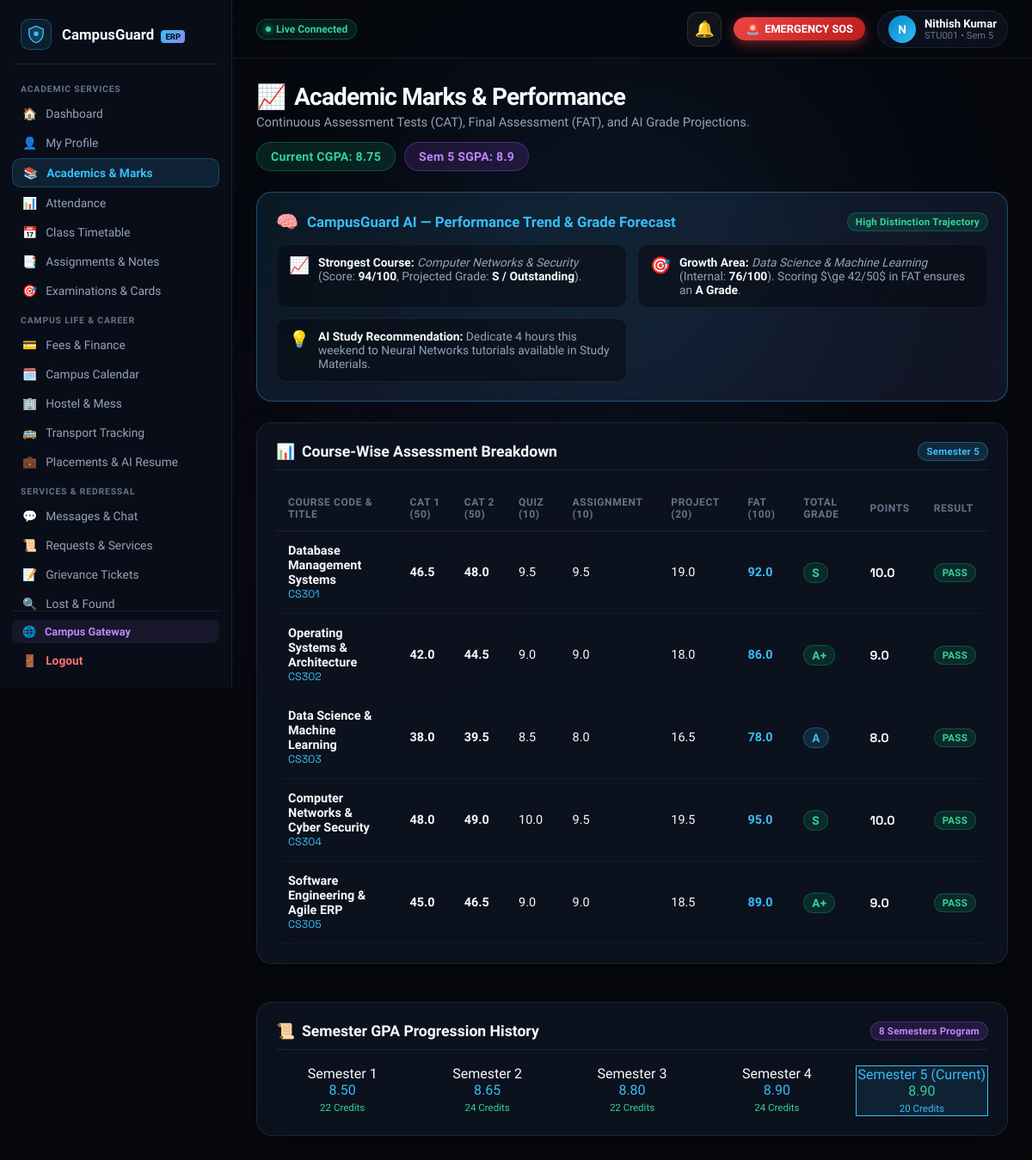
Before: /student/marks (signed in) with the older database file.
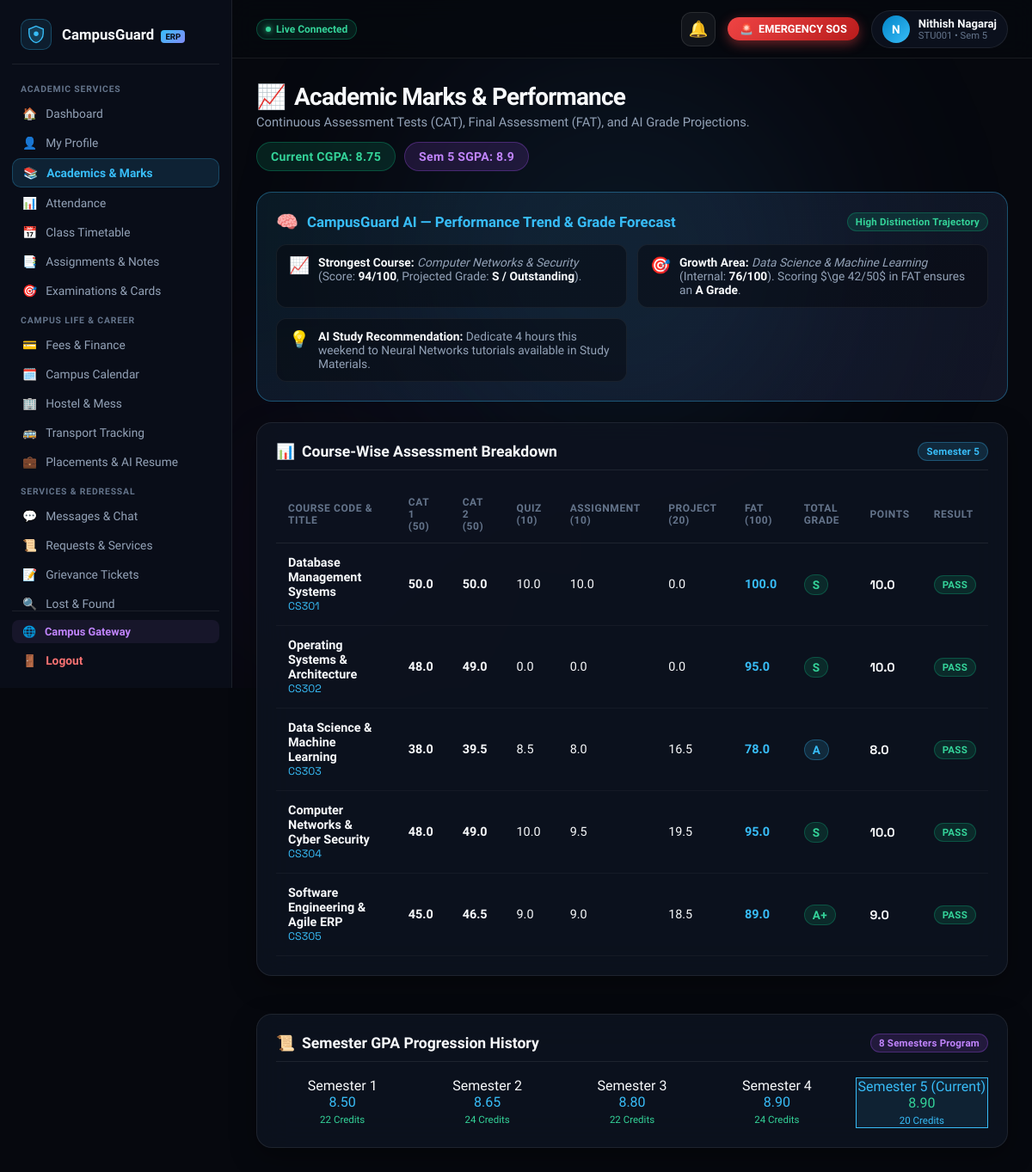
After: the same page with the newer database file.
### tables this page shows
CREATE TABLE students (
            id INTEGER PRIMARY KEY AUTOINCREMENT,
            name TEXT NOT NULL,
            register_number TEXT UNIQUE NOT NULL,
            email TEXT NOT NULL,
            password_hash TEXT NOT NULL,
            department TEXT NOT NULL,
            year INTEGER NOT NULL,
            profile_image TEXT DEFAULT '',
            created_at TIMESTAMP DEFAULT CURRENT_TIMESTAMP
        , phone TEXT DEFAULT '+91 98765 43210', join_date TEXT DEFAULT '2023-08-01', cgpa REAL DEFAULT 8.75, program TEXT DEFAULT 'B.Tech', semester INTEGER DEFAULT 5, section TEXT DEFAULT 'A', dob TEXT DEFAULT '2004-05-14', address TEXT DEFAULT '#42, Green Avenue, Tech City, Karnataka 560001', parent_name TEXT DEFAULT 'R. S. Kumar', parent_phone TEXT DEFAULT '+91 94440 12345', sgpa REAL DEFAULT 8.90, earned_credits INTEGER DEFAULT 112, total_credits INTEGER DEFAULT 160, status TEXT DEFAULT 'ACTIVE');

CREATE TABLE marks (
            id INTEGER PRIMARY KEY AUTOINCREMENT,
            student_id INTEGER NOT NULL,
            course_code TEXT NOT NULL,
            course_name TEXT NOT NULL,
            cat1 REAL NOT NULL,
            cat2 REAL NOT NULL,
            quiz REAL NOT NULL,
            assignment REAL NOT NULL,
            project REAL NOT NULL,
            fat REAL NOT NULL,
            grade TEXT NOT NULL,
            grade_points REAL NOT NULL,
            status TEXT DEFAULT 'PASS', internal_assessment REAL DEFAULT 0, practical_marks REAL DEFAULT 0, lab_marks REAL DEFAULT 0, is_draft INTEGER DEFAULT 0, published_at TIMESTAMP,
            FOREIGN KEY (student_id) REFERENCES students (id)
        );

### routes/student.py (the view)
@student_bp.route('/student/marks')
@student_required
def student_marks(student):
    conn = get_db_connection()
    marks = conn.execute("SELECT * FROM marks WHERE student_id = ?", (student['id'],)).fetchall()
    conn.close()
    return render_template('student/marks.html', student=student, marks=marks, active_page='marks')

### templates/student/marks.html (shortened to what this page needs)
{% extends "student/base_student.html" %}
{% block student_content %}
<div class="page-header-block">
    <div class="page-title-group">
        <h1><span>📈</span> Academic Marks &amp; Performance</h1>
        <p>Continuous Assessment Tests (CAT), Final Assessment (FAT), and AI Grade Projections.</p>
    </div>
    <div style="display: flex; gap: 10px;">
        <span class="badge badge-green" style="font-size: 0.88rem; padding: 8px 16px;">Current CGPA: {{ student.cgpa|default('8.75') }}</span>
        <span class="badge badge-purple" style="font-size: 0.88rem; padding: 8px 16px;">Sem 5 SGPA: {{ student.sgpa|default('8.90') }}</span>
    </div>
</div>
<section class="ai-insights-card">
    <div class="ai-insights-header">
        <div style="display: flex; align-items: center; gap: 10px;">
            <span style="font-size: 1.3rem;">🧠</span>
            <h3 style="font-size: 1.05rem; font-weight: 700; color: #38bdf8;">CampusGuard AI — Performance Trend &amp; Grade Forecast</h3>
        </div>
        <span class="badge badge-green">High Distinction Trajectory</span>
    </div>
    <div class="ai-insights-list">
        <div class="ai-insight-item">
            <span style="font-size: 1.2rem;">📈</span>
            <div>
                <strong>Strongest Course:</strong> <em>Computer Networks &amp; Security</em> (Score: <strong>94/100</strong>, Projected Grade: <strong>S / Outstanding</strong>).
            </div>
        </div>
        <div class="ai-insight-item">
            <span style="font-size: 1.2rem;">🎯</span>
            <div>
                <strong>Growth Area:</strong> <em>Data Science &amp; Machine Learning</em> (Internal: <strong>76/100</strong>). Scoring $\ge 42/50$ in FAT ensures an <strong>A Grade</strong>.
            </div>
        </div>
        <div class="ai-insight-item">
            <span style="font-size: 1.2rem;">💡</span>
            <div>
                <strong>AI Study Recommendation:</strong> Dedicate 4 hours this weekend to Neural Networks tutorials available in Study Materials.
            </div>
        </div>
    </div>
</section>
<section class="content-card">
    <div class="card-header-row">
        <h2 class="card-heading"><span>📊</span> Course-Wise Assessment Breakdown</h2>
        <span class="badge badge-cyan">Semester 5</span>
    </div>
    <div class="table-responsive">
        <table class="portal-table">
            <thead>
                <tr>
                    <th>Course Code &amp; Title</th>
                    <th>CAT 1 (50)</th>
                    <th>CAT 2 (50)</th>
                    <th>Quiz (10)</th>
                    <th>Assignment (10)</th>
                    <th>Project (20)</th>
                    <th>FAT (100)</th>
                    <th>Total Grade</th>
                    <th>Points</th>
                    <th>Result</th>
                </tr>
            </thead>
            <tbody>
                {% for m in marks %}
                <tr>
                    <td>
                        <div style="font-weight: 700; color: var(--text-primary);">{{ m.course_name }}</div>
                        <div style="font-size: 0.78rem; color: var(--student-primary); font-family: var(--font-mono);">{{ m.course_code }}</div>
                    </td>
                    <td><strong>{{ m.cat1 }}</strong></td>
                    <td><strong>{{ m.cat2 }}</strong></td>
                    <td>{{ m.quiz }}</td>
                    <td>{{ m.assignment }}</td>
                    <td>{{ m.project }}</td>
                    <td><strong style="color: #38bdf8;">{{ m.fat }}</strong></td>
                    <td>
                        <span class="badge {% if m.grade in ['S', 'A+'] %}badge-green{% elif m.grade in ['A', 'B+'] %}badge-cyan{% else %}badge-yellow{% endif %}" style="font-size: 0.85rem;">
                            {{ m.grade }}
                        </span>
                    </td>
                    <td><strong style="font-family: var(--font-mono);">{{ m.grade_points }}</strong></td>
                    <td>
                        <span class="badge badge-green">PASS</span>
                    </td>
                </tr>
                {% endfor %}
            </tbody>
        </table>
    </div>
</section>
<section class="content-card" style="margin-top: 20px;">
    <div class="card-header-row">
        <h2 class="card-heading"><span>📜</span> Semester GPA Progression History</h2>
        <span class="badge badge-purple">8 Semesters Program</span>
    </div>
    <div style="display: grid; grid-template-columns: repeat(auto-fit, minmax(130px, 1fr)); gap: 14px; text-align: center;">
        <div class="stat-box">
            <div class="stat-box-label">Semester 1</div>
            <div class="stat-box-num" style="color: #38bdf8;">8.50</div>
            <span style="font-size: 0.72rem; color: #34d399;">22 Credits</span>
        </div>
        <div class="stat-box">
            <div class="stat-box-label">Semester 2</div>
            <div class="stat-box-num" style="color: #38bdf8;">8.65</div>
            <span style="font-size: 0.72rem; color: #34d399;">24 Credits</span>
        </div>
        <div class="stat-box">
            <div class="stat-box-label">Semester 3</div>
            <div class="stat-box-num" style="color: #38bdf8;">8.80</div>
            <span style="font-size: 0.72rem; color: #34d399;">22 Credits</span>
        </div>
        <div class="stat-box">
            <div class="stat-box-label">Semester 4</div>
            <div class="stat-box-num" style="color: #38bdf8;">8.90</div>
            <span style="font-size: 0.72rem; color: #34d399;">24 Credits</span>
        </div>
        <div class="stat-box" style="border: 1px solid var(--student-primary); background: rgba(56,189,248,0.1);">
            <div class="stat-box-label" style="color: #38bdf8;">Semester 5 (Current)</div>
            <div class="stat-box-num" style="color: #34d399;">8.90</div>
            <span style="font-size: 0.72rem; color: #38bdf8;">20 Credits</span>
        </div>
    </div>
</section>
{% endblock %}

### templates/student/base_student.html (shortened to what this page needs)
<!DOCTYPE html>
<html lang="en">
<head>
    <link rel="stylesheet" href="{{ url_for('static', filename='css/student-portal.css') }}">
    <link rel="stylesheet" href="{{ url_for('static', filename='css/campusguard-toast.css') }}">
    <link rel="stylesheet" href="{{ url_for('static', filename='css/emergency.css') }}">
</head>
<body>
    <div class="ambient-background" aria-hidden="true">
        <div class="glow-orb orb-primary"></div>
        <div class="glow-orb orb-secondary"></div>
    </div>
    <div class="portal-layout">
        <aside class="sidebar" id="student-sidebar" aria-label="Student Navigation">
            <a href="{{ url_for('student_dashboard') }}" class="sidebar-brand">
                <div class="brand-icon">
                    <svg width="22" height="22" viewBox="0 0 32 32" fill="none" xmlns="http://www.w3.org/2000/svg">
                        <path d="M16 2L4 7V14C4 22 9.5 28.5 16 30C22.5 28.5 28 22 28 14V7L16 2Z" fill="#38bdf8" fill-opacity="0.2" stroke="#38bdf8" stroke-width="2"/>
                        <circle cx="16" cy="15" r="4" fill="#38bdf8"/>
                    </svg>
                </div>
                <span class="brand-name">CampusGuard <span class="brand-badge">ERP</span></span>
            </a>
            <nav class="sidebar-nav">
                <span class="nav-category">Academic Services</span>
                <a href="{{ url_for('student_dashboard') }}" class="nav-link {% if active_page == 'dashboard' %}active{% endif %}" id="nav-dashboard">
                    <span>🏠</span> <span class="nav-text">Dashboard</span>
                </a>
                <a href="{{ url_for('student_profile') }}" class="nav-link {% if active_page == 'profile' %}active{% endif %}" id="nav-profile">
                    <span>👤</span> <span class="nav-text">My Profile</span>
                </a>
                <a href="{{ url_for('student_academics') }}" class="nav-link {% if active_page == 'academics' or active_page == 'marks' %}active{% endif %}" id="nav-academics">
                    <span>📚</span> <span class="nav-text">Academics &amp; Marks</span>
                </a>
                <a href="{{ url_for('student_attendance') }}" class="nav-link {% if active_page == 'attendance' %}active{% endif %}" id="nav-attendance">
                    <span>📊</span> <span class="nav-text">Attendance</span>
                </a>
                <a href="{{ url_for('student_timetable') }}" class="nav-link {% if active_page == 'timetable' %}active{% endif %}" id="nav-timetable">
                    <span>📅</span> <span class="nav-text">Class Timetable</span>
                </a>
                <a href="{{ url_for('student_assignments') }}" class="nav-link {% if active_page == 'assignments' %}active{% endif %}" id="nav-assignments">
                    <span>📑</span> <span class="nav-text">Assignments &amp; Notes</span>
                </a>
                <a href="{{ url_for('student_examinations') }}" class="nav-link {% if active_page == 'examinations' %}active{% endif %}" id="nav-examinations">
                    <span>🎯</span> <span class="nav-text">Examinations &amp; Cards</span>
                </a>
                <span class="nav-category">Campus Life &amp; Career</span>
                <a href="{{ url_for('student_fees') }}" class="nav-link {% if active_page == 'fees' %}active{% endif %}" id="nav-fees">
                    <span>💳</span> <span class="nav-text">Fees &amp; Finance</span>
                </a>
                <a href="{{ url_for('student_calendar') }}" class="nav-link {% if active_page == 'calendar' %}active{% endif %}" id="nav-calendar">
                    <span>🗓️</span> <span class="nav-text">Campus Calendar</span>
                </a>
                <a href="{{ url_for('student_hostel') }}" class="nav-link {% if active_page == 'hostel' %}active{% endif %}" id="nav-hostel">
                    <span>🏢</span> <span class="nav-text">Hostel &amp; Mess</span>
                </a>
                <a href="{{ url_for('student_transport') }}" class="nav-link {% if active_page == 'transport' %}active{% endif %}" id="nav-transport">
                    <span>🚌</span> <span class="nav-text">Transport Tracking</span>
                </a>
                <a href="{{ url_for('student_placements') }}" class="nav-link {% if active_page == 'placements' %}active{% endif %}" id="nav-placements">
                    <span>💼</span> <span class="nav-text">Placements &amp; AI Resume</span>
                </a>
                <span class="nav-category">Services &amp; Redressal</span>
                <a href="{{ url_for('student_messages') }}" class="nav-link {% if active_page == 'messages' %}active{% endif %}" id="nav-messages">
                    <span>💬</span> <span class="nav-text">Messages &amp; Chat</span>
                </a>
                <a href="{{ url_for('student_requests') }}" class="nav-link {% if active_page == 'requests' %}active{% endif %}" id="nav-requests">
                    <span>📜</span> <span class="nav-text">Requests &amp; Services</span>
                </a>
                <a href="{{ url_for('student_complaints') }}" class="nav-link {% if active_page == 'complaints' %}active{% endif %}" id="nav-complaints">
                    <span>📝</span> <span class="nav-text">Grievance Tickets</span>
                </a>
                <a href="{{ url_for('student_lost_found') }}" class="nav-link {% if active_page == 'lost_found' %}active{% endif %}" id="nav-lost-found">
                    <span>🔍</span> <span class="nav-text">Lost &amp; Found</span>
                </a>
            </nav>
            <div class="sidebar-footer">
                <a href="/" class="admin-switch-link" title="Open Campus Gateway">
                    <span>🌐</span> <span>Campus Gateway</span>
                </a>
                <a href="{{ url_for('student_logout') }}" class="logout-link" id="btn-logout" aria-label="Sign out">
                    <span>🚪</span> <span>Logout</span>
                </a>
            </div>
        </aside>
        <div class="main-wrapper">
            <header class="topbar">
                <div class="topbar-left">
                    <div class="conn-status-pill">
                        <span class="conn-dot"></span>
                        <span>Live Connected</span>
                    </div>
                </div>
                <div class="topbar-right">
                    <div class="notif-bell-wrapper">
                        <button type="button" class="notif-bell-btn" id="notif-bell-btn" aria-label="View notifications">
                            <span>🔔</span>
                        </button>
                    </div>
                    <a href="{{ url_for('student_emergency') }}" class="topbar-quick-sos" id="topbar-sos-btn" title="Instant Emergency Distress Beacon" onclick="handleTopbarSOSClick(event)">
                        <span>🚨</span> EMERGENCY SOS
                    </a>
                    <a href="{{ url_for('student_profile') }}" class="user-avatar-pill" title="View Profile">
                        <div class="avatar-circle">
                            {{ student.name[0]|upper if student else 'S' }}
                        </div>
                        <div class="user-meta-top">
                            <span class="user-name-top">{{ student.name if student else 'Student' }}</span>
                            <span class="user-role-top">{{ student.register_number if student else '' }} • Sem {{ student.semester|default(5) }}</span>
                        </div>
                    </a>
                </div>
            </header>
            <main class="portal-content">
                {% block student_content %}{% endblock %}
            </main>
        </div>
    </div>
</body>
</html>

Changed rows visible on the page:
changed students "STU001": name "Nithish Kumar" → "Nithish Nagaraj"
changed marks "Database Management Systems": cat1 "46.5" → "50.0"; cat2 "48.0" → "50.0"; quiz "9.5" → "10.0"; assignment "9.5" → "10.0"; project "19.0" → "0.0"; fat "92.0" → "100.0"
changed marks "Operating Systems & Architecture": cat1 "42.0" → "48.0"; cat2 "44.5" → "49.0"; quiz "9.0" → "0.0"; assignment "9.0" → "0.0"; project "18.0" → "0.0"; fat "86.0" → "95.0"; grade "A+" → "S"; grade_points "9.0" → "10.0"
